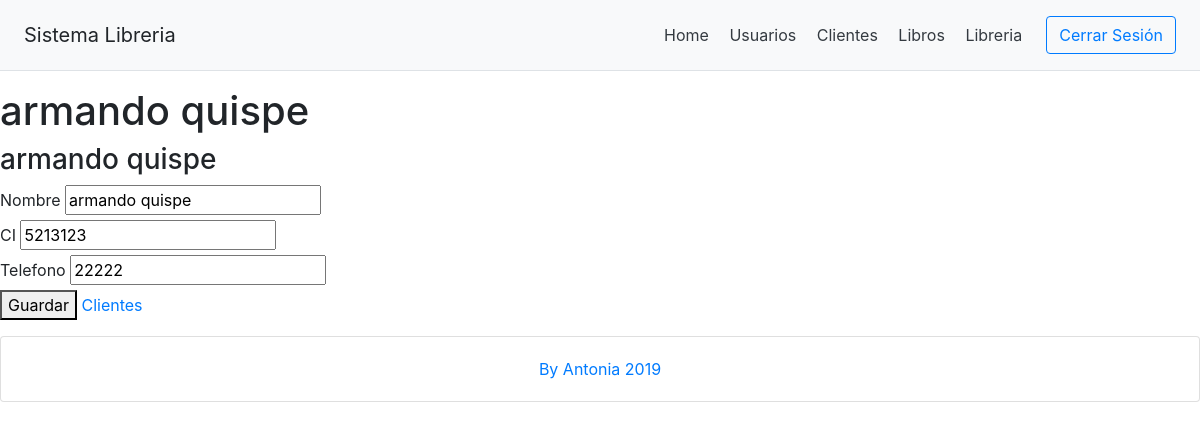
Screenshot of /?c=Cliente&a=Crud&id=1 with the database file from the repository.
### tables this page shows
CREATE TABLE `cliente` (
  `id` int(11) NOT NULL AUTO_INCREMENT,
  `nombre` varchar(255) DEFAULT NULL,
  `ci` int(11) DEFAULT NULL,
  `telefono` int(11) DEFAULT NULL,
  PRIMARY KEY (`id`)
);

### controllers/cliente.controller.php (called while the page is built, shortened)
<?php
require_once 'models/cliente.php';
class ClienteController{
    private $model;
    public function __CONSTRUCT(){
        $this->model = new Cliente();
    }
    public function Crud(){
        $alm = new Cliente();
        if(isset($_REQUEST['id'])){
            $alm = $this->model->Obtener($_REQUEST['id']);
        }
        require_once 'views/header.php';
        require_once 'views/cliente/cliente-editar.php';
        require_once 'views/footer.php';
    }
}

### models/database.php (called while the page is built)
<?php
class Database{
    public static function StartUp()
    {
        $pdo = new  PDO('mysql:host=localhost;dbname=mvc_pdo_crud;charset=utf8','root','');
        $pdo->setAttribute(PDO::ATTR_ERRMODE, PDO::ERRMODE_EXCEPTION);
        return $pdo;
    }
}

### models/cliente.php (called while the page is built, shortened)
<?php
class Cliente
{
    private $pdo;
public function __CONSTRUCT()
{
    try
    {
        $this->pdo = Database::StartUP();
    }
    catch(Exception $e)
     {
        die($e->getMessage());
    }
}
public function Obtener($id)
{
    try
    {
        $stm = $this->pdo
              ->prepare("SELECT * FROM cliente WHERE id = ?");
        $stm->execute(array($id));
        return $stm->fetch(PDO::FETCH_OBJ);
    }catch(Exception $e)
    {
        die($e->getMessage());
    }
}
}

### views/cliente/cliente-editar.php (the view, shortened to what this page needs)
<h1>
   <?php echo $alm->id != null ? $alm->nombre : 'Nuevo Registro'; ?>
</h1>
<h3>
    <?php echo $alm->id != null ? $alm->nombre : 'Nuevo Registro'; ?>
    </h3>
    <form action="?c=Cliente&a=Guardar" method="post">
    <label>Nombre</label>
    <input type="text" name="Nombre" value="<?php echo $alm->nombre;?>" placeholder="Ingrese su Nombre"/><br>
    <label>CI</label>
    <input type="text" name="CI" value="<?php echo $alm->ci;?>" placeholder="Ingrese su CI"/><br>
    <label>Telefono</label>
    <input type="text" name="Telefono" value="<?php echo $alm->telefono;?>" placeholder="Ingrese su Telefono"/><br>
     <hrm />
     <div>
       <button>Guardar</button>
       <a href="?c=Cliente">Clientes</a>
       </div>
       </form>

### rows the page displays
cliente: nombre "armando quispe", Nombre "armando quispe", CI "5213123", Telefono "22222"
